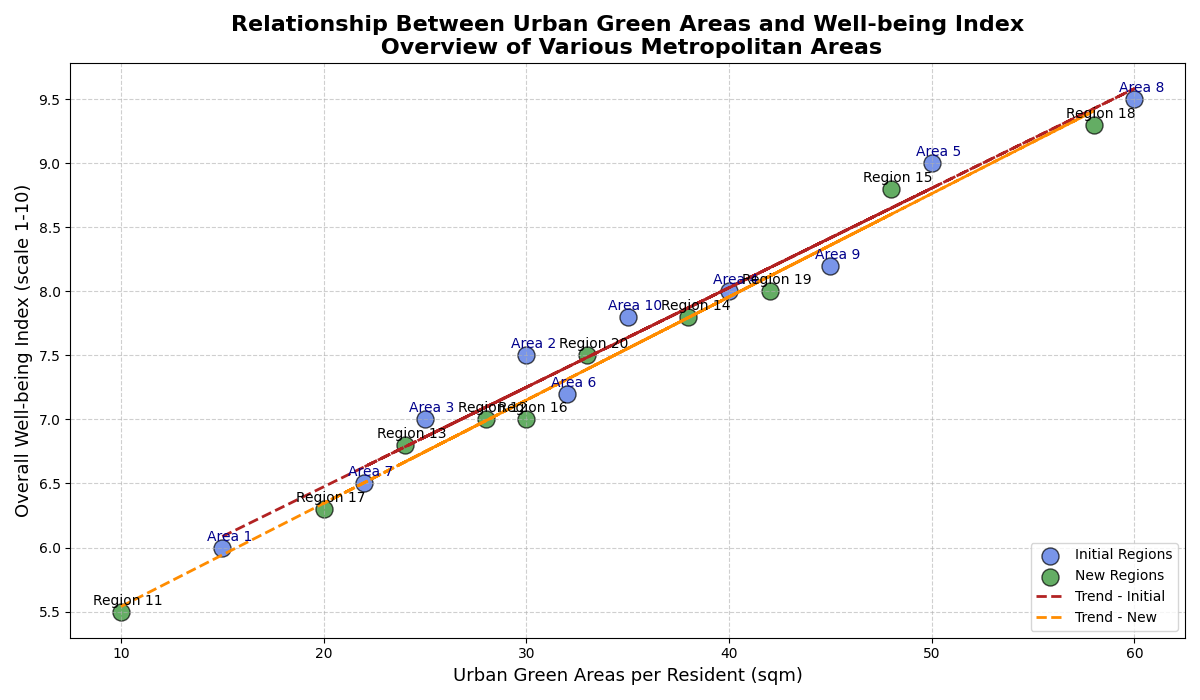

The Python source for this figure:
import matplotlib.pyplot as plt
import numpy as np

# Cities and data
original_cities = np.arange(1, 11)
green_space_per_capita_orig = np.array([15, 30, 25, 40, 50, 32, 22, 60, 45, 35])
happiness_index_orig = np.array([6.0, 7.5, 7.0, 8.0, 9.0, 7.2, 6.5, 9.5, 8.2, 7.8])

additional_cities = np.arange(11, 21)
green_space_per_capita_add = np.array([10, 28, 24, 38, 48, 30, 20, 58, 42, 33])
happiness_index_add = np.array([5.5, 7.0, 6.8, 7.8, 8.8, 7.0, 6.3, 9.3, 8.0, 7.5])

plt.figure(figsize=(12, 7))
plt.scatter(green_space_per_capita_orig, happiness_index_orig, color='royalblue', edgecolors='black', s=150, alpha=0.7, label='Initial Regions')
plt.scatter(green_space_per_capita_add, happiness_index_add, color='forestgreen', edgecolors='black', s=150, alpha=0.7, label='New Regions')

for i, city in enumerate(original_cities):
    plt.annotate(f'Area {city}', 
                 (green_space_per_capita_orig[i], happiness_index_orig[i]),
                 textcoords="offset points",
                 xytext=(5,5),
                 ha='center', fontsize=10, color='darkblue')

for i, city in enumerate(additional_cities):
    plt.annotate(f'Region {city}', 
                 (green_space_per_capita_add[i], happiness_index_add[i]),
                 textcoords="offset points",
                 xytext=(5,5),
                 ha='center', fontsize=10, color='black')

plt.title("Relationship Between Urban Green Areas and Well-being Index\n Overview of Various Metropolitan Areas", fontsize=16, fontweight='bold')
plt.xlabel("Urban Green Areas per Resident (sqm)", fontsize=13)
plt.ylabel("Overall Well-being Index (scale 1-10)", fontsize=13)

plt.grid(True, linestyle='--', alpha=0.6)

m_orig, b_orig = np.polyfit(green_space_per_capita_orig, happiness_index_orig, 1)
plt.plot(green_space_per_capita_orig, m_orig * green_space_per_capita_orig + b_orig, color='firebrick', linestyle='--', linewidth=2, label='Trend - Initial')

m_add, b_add = np.polyfit(green_space_per_capita_add, happiness_index_add, 1)
plt.plot(green_space_per_capita_add, m_add * green_space_per_capita_add + b_add, color='darkorange', linestyle='--', linewidth=2, label='Trend - New')

plt.legend(loc='lower right')
plt.tight_layout()
plt.show()
